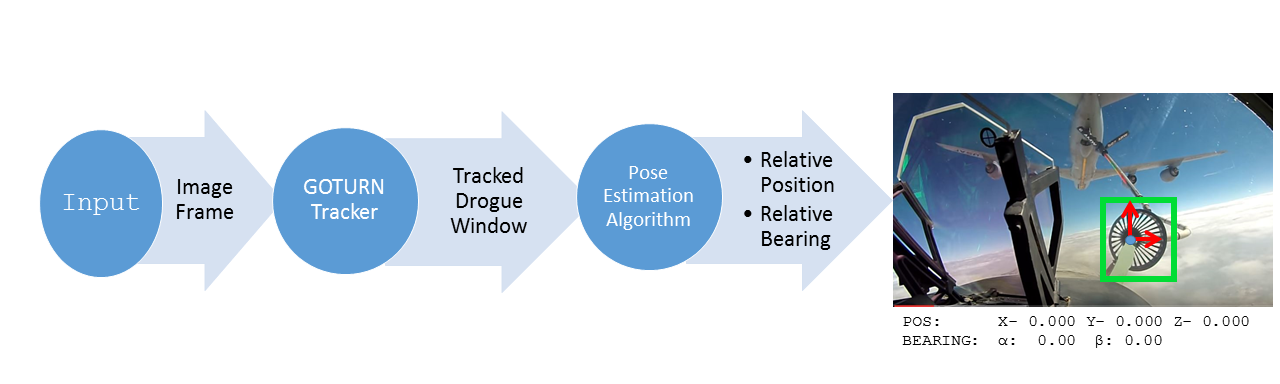
#> input picture approach.png, 1280 x 384 px, given in place of F18_Mid-Air-edit1.mp4, which was not available
$ python detect_drogue_hough_circle2.py   (Python 2 division)   (older library calls are emulated)
#> lines starting #> are read from the running program, lines starting #| are printed output that depends on the picture; after the words box and inside, x2 and y2 are one past the last pixel; in counts of white or black regions, pixels touching at a corner belong together; pictures that were not available may be replaced by others from this repository, and a replacement may not be noted
# -*- coding: utf-8 -*-
"""
Created on Fri Jun 09 11:42:53 2017

@author: GK
"""

import numpy as np
import cv2
import sys
import os


print os.getcwd()
videos = ['F18_Mid-Air-edit1.mp4', 'F18_Mid-Air-edit2.mp4']
fourcc = cv2.cv.CV_FOURCC('M','J','P','G')

view = False
write = True

for video in videos:
    cap = cv2.VideoCapture(video)


    while not cap.isOpened():
        cap = cv2.VideoCapture(video)
        cv2.waitKey(1000)
        print "Wait for the header"


    pos_frame = cap.get(cv2.cv.CV_CAP_PROP_POS_FRAMES)
    circles = np.zeros((1,1,3), dtype=np.uint16)

    if view:
        cv2.namedWindow('detected circles')


    if write:
        #Setup Video Writer
        h = int(cap.get(cv2.cv.CV_CAP_PROP_FRAME_HEIGHT))
        w = int(cap.get(cv2.cv.CV_CAP_PROP_FRAME_WIDTH))
        size = (w,h)
        output_file = "output\o2-%s.avi" % video

        fps = cap.get(cv2.cv.CV_CAP_PROP_FPS)
        print fps
        out = cv2.VideoWriter(output_file, fourcc, fps, size, True)
        print "Writer is Open?",  out.isOpened()


        while not out.isOpened():
            print "Waiting for Writer"
            out = cv2.VideoWriter(output_file, fourcc, fps, (w,h))


    while cap.isOpened():
        flag, frame = cap.read()
#> frame is the input picture: shape (384, 1280, 3); mean B, G, R 227.8, 219.2, 208.6

        if flag:

    #        img = cv2.imread(frame)
            img = cv2.medianBlur(frame,5)
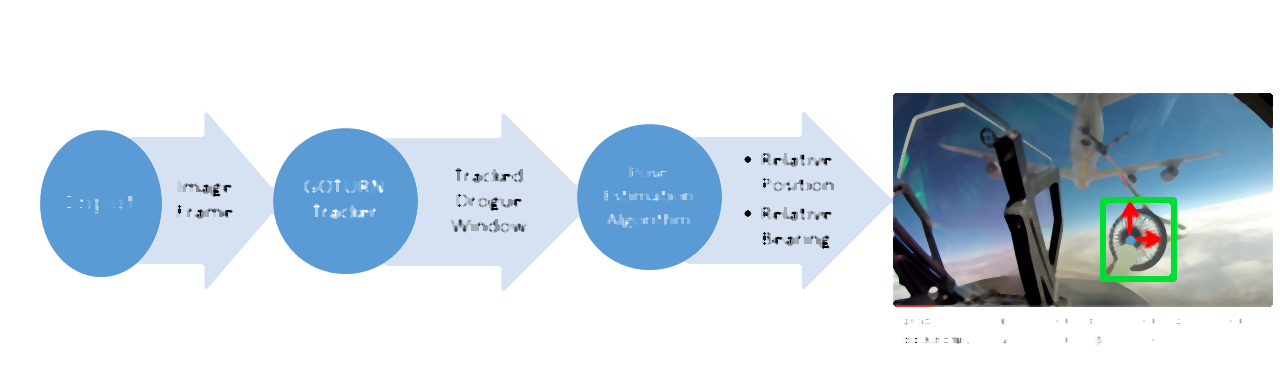
#> img: shape (384, 1280, 3); mean B, G, R 228.8, 220.1, 209.2
            cimg = cv2.cvtColor(img,cv2.COLOR_RGB2GRAY)
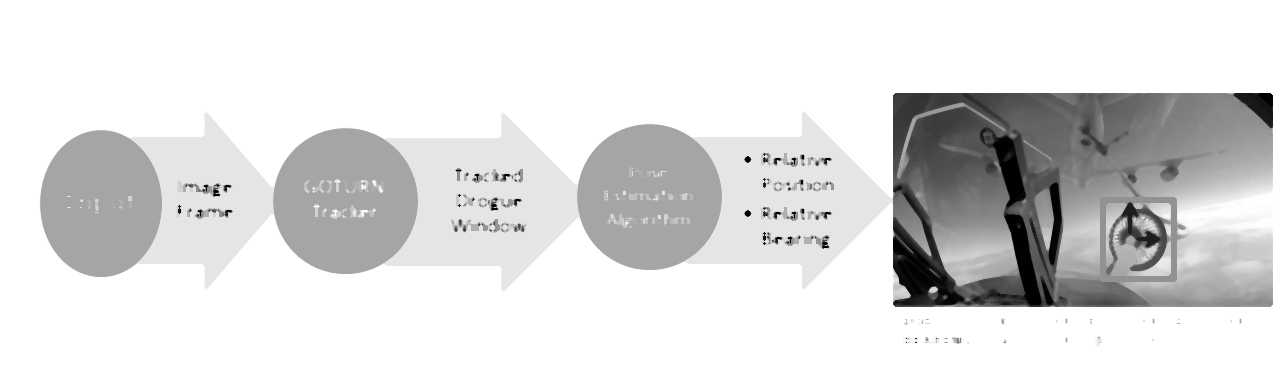
#> cimg: shape (384, 1280); min 0, max 255, mean 221.5

            '''
            min-distance = 10
            canny-detector parameter = 100
            accumulator = 50
            minRadius = 10
            maxRadisu = 80
            '''
            new_circles = cv2.HoughCircles(cimg,cv2.cv.CV_HOUGH_GRADIENT,1,10,
                                param1=100,param2=50,minRadius=10,maxRadius=80)
#> new_circles = [[649.5, 196.5, 72.3], [345.5, 199.5, 72.1], [1131.5, 237.5, 27.1]]
            if new_circles is not None:
                circles = np.uint16(np.around(new_circles))
#> circles = [[650, 196, 72], [346, 200, 72], [1132, 238, 27]]
            for i in circles[0,:]:
                # draw the outer circle
                cv2.circle(img,(i[0],i[1]),i[2],(0,255,0),4)
                # draw the center of the circle
                cv2.circle(img,(i[0],i[1]),2,(0,0,255),3)
#> this loop made 3 passes
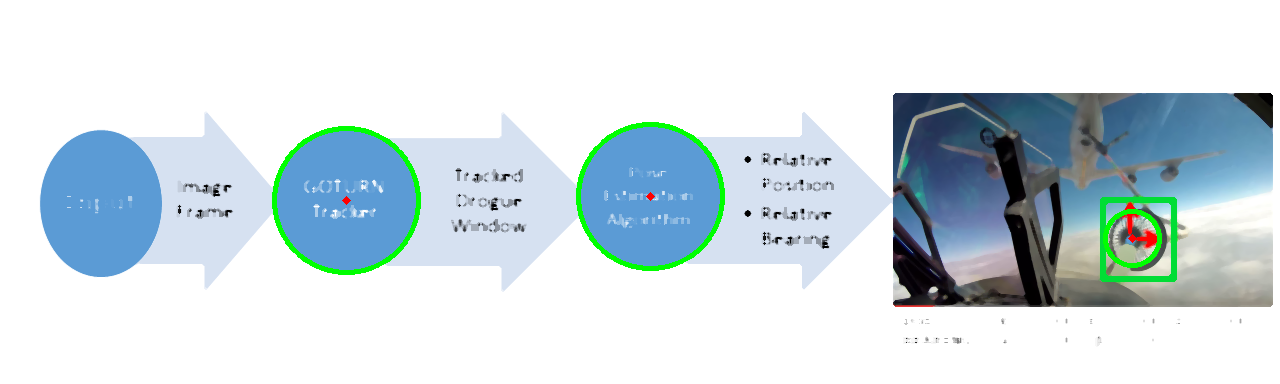
#> img: shape (384, 1280, 3); 1.11% of pixels changed, all inside (x1, y1, x2, y2) = (272, 122, 1162, 275)

            if write:
                out.write(img)
            if view:
                cv2.imshow('detected circles',img)
            pos_frame = cap.get(cv2.cv.CV_CAP_PROP_POS_FRAMES)
#> pos_frame = 0
        else:
            cap.set(cv2.cv.CV_CAP_PROP_POS_FRAMES, pos_frame)
            print "frame is not ready"
            cv2.waitKey(1000)

        if cv2.waitKey(10) == 27:
#> (key Esc is pressed here)
            if write:
                out.release()
            cap.release()
            break
        if cap.get(cv2.cv.CV_CAP_PROP_POS_FRAMES) == cap.get(cv2.cv.CV_CAP_PROP_FRAME_COUNT):
            if write:
                out.release()
            cap.release()
            break

    cv2.destroyAllWindows()
